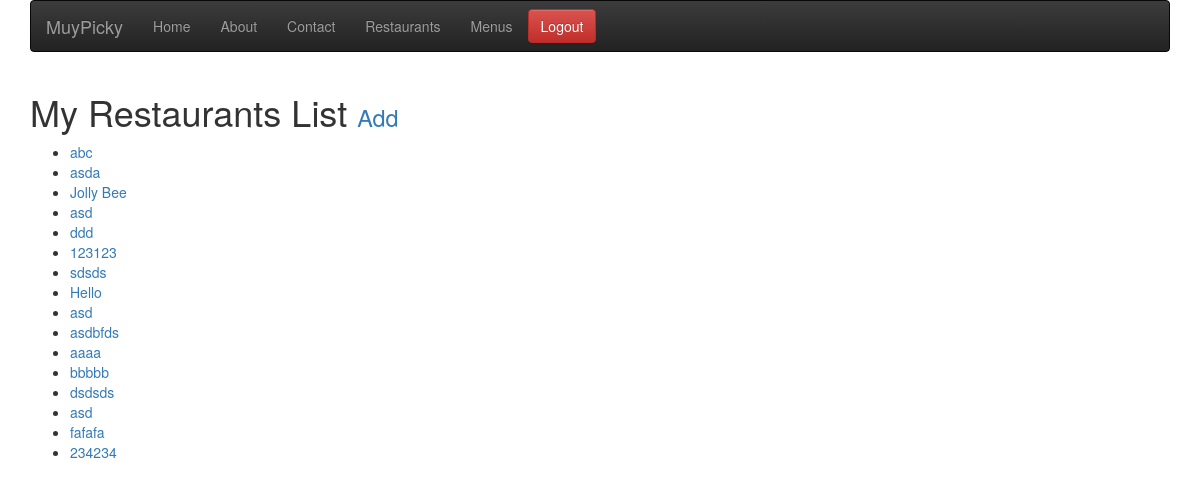
The page /restaurants/ (signed in) on the database as committed earlier.
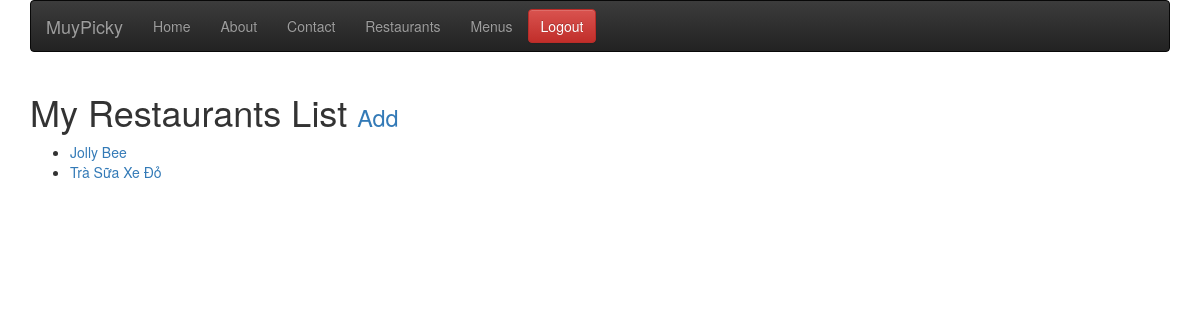
The same page on the database as committed later.
### restaurants/models.py (models this page shows, shortened)
class RestaurantLocation(models.Model):
    owner       = models.ForeignKey(User)
    name        = models.CharField(max_length=120)
    location    = models.CharField(max_length=120, null=True, blank=True)
    category    = models.CharField(max_length=120, null=True, blank=True, validators = [validate_category])
    timestamp   = models.DateTimeField(auto_now_add=True)
    updated     = models.DateTimeField(auto_now=True)
    slug        = models.SlugField(null=True, blank=True)
    objects = RestaurantLocationManager()
    def get_absolute_url(self):
        return reverse('restaurants:detail', kwargs={'slug': self.slug})

### restaurants/views.py (the view)
class RestaurantListView(LoginRequiredMixin, ListView):
    def get_queryset(self):
        return RestaurantLocation.objects.filter(owner=self.request.user)

### restaurants/models.py (called while the page is built)
    def get_queryset(self):
        return RestaurantLocationQuerySet(self.model, using=self._db)

### restaurants/templates/restaurants/restaurantlocation_list.html (shortened to what this page needs)
{% extends "base.html" %}
{% block content %}
<h1>My Restaurants List <small><a href = '{% url "restaurants:create" %}'>Add</a></small></h1>
<ul>
        {% for obj in object_list  %}
            <li><a href='{{obj.get_absolute_url}}'>{{obj.name}}</a></li>
            {% empty %}
            <li><a href = '{% url "restaurants:create" %}'>Add a restaurant</a></li>
        {% endfor %}
</ul>
{% endblock content %}

Rows that differ between the two databases and show on the page:
removed RestaurantLocation: name "abc"
removed RestaurantLocation: name "asda"
removed RestaurantLocation: name "asd"
removed RestaurantLocation: name "ddd"
removed RestaurantLocation: name "123123"
removed RestaurantLocation: name "sdsds"
removed RestaurantLocation: name "Hello"
removed RestaurantLocation: name "asd"
removed RestaurantLocation: name "asdbfds"
removed RestaurantLocation: name "aaaa"
removed RestaurantLocation: name "bbbbb"
removed RestaurantLocation: name "dsdsds"
removed RestaurantLocation: name "asd"
removed RestaurantLocation: name "fafafa"
removed RestaurantLocation: name "234234"
added RestaurantLocation: name "Trà Sữa Xe Đỏ"
